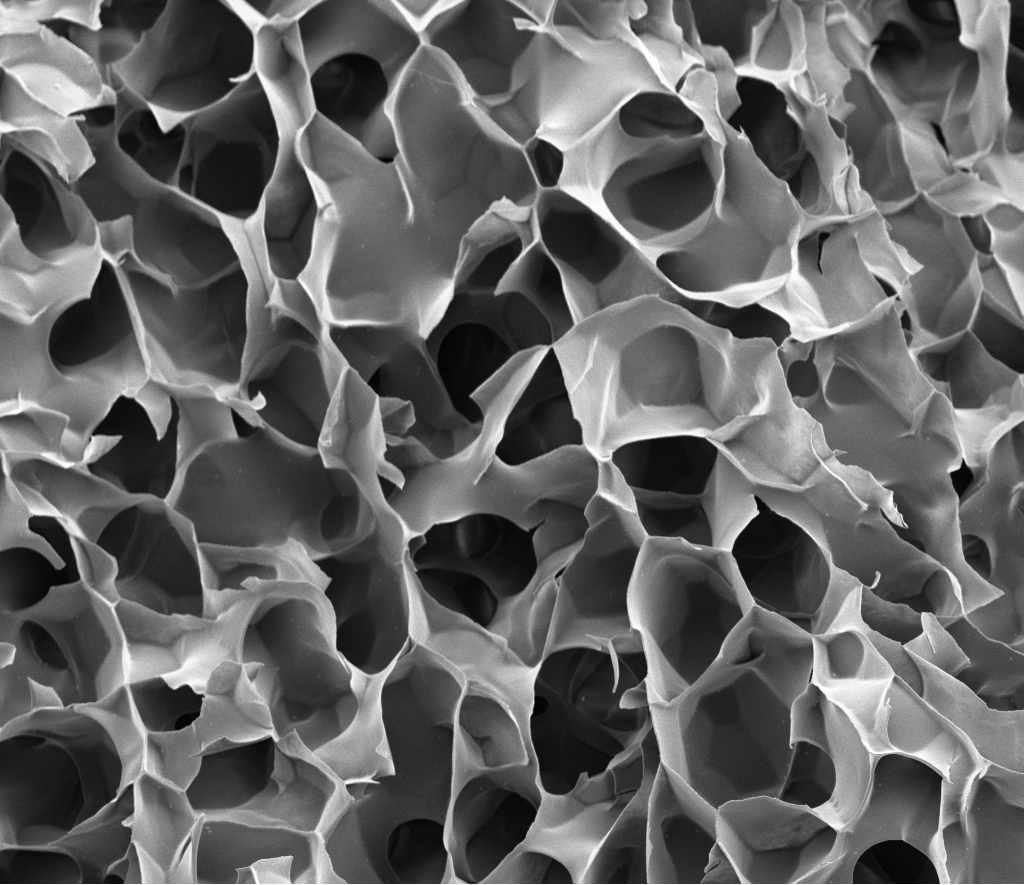
#> input picture images/fig1.tif, 1024 x 885 px, found by its file name
$ python script_atualizado.py
#> lines starting #> are read from the running program, lines starting #| are printed output that depends on the picture; after the words box and inside, x2 and y2 are one past the last pixel; in counts of white or black regions, pixels touching at a corner belong together
import cv2
import numpy as np
import matplotlib.pyplot as plt

# ======================================================
# 1) CONFIGURAÇÕES
# ======================================================

pixel_size = 100 / 1024   # µm por pixel (ajuste conforme sua imagem)
min_area_px = 800        # área mínima para considerar um poro (em pixels)
min_circularity = 0.20   # descarta objetos muito alongados

# ======================================================
# 2) CARREGAR IMAGEM
# ======================================================

image = cv2.imread("/content/Image_Analysis/images/fig1.tif")
#> image is the input picture: shape (885, 1024, 3); min 2, max 255, mean 98.6
gray = cv2.cvtColor(image, cv2.COLOR_BGR2GRAY)

# suaviza antes de threshold
gray_blur = cv2.GaussianBlur(gray, (5,5), 0)

# ======================================================
# 3) SEGMENTAÇÃO (OTSU)
# ======================================================

# Otsu automaticamente acha o melhor limiar
_, thresh = cv2.threshold(gray_blur, 0, 255, cv2.THRESH_BINARY_INV + cv2.THRESH_OTSU)
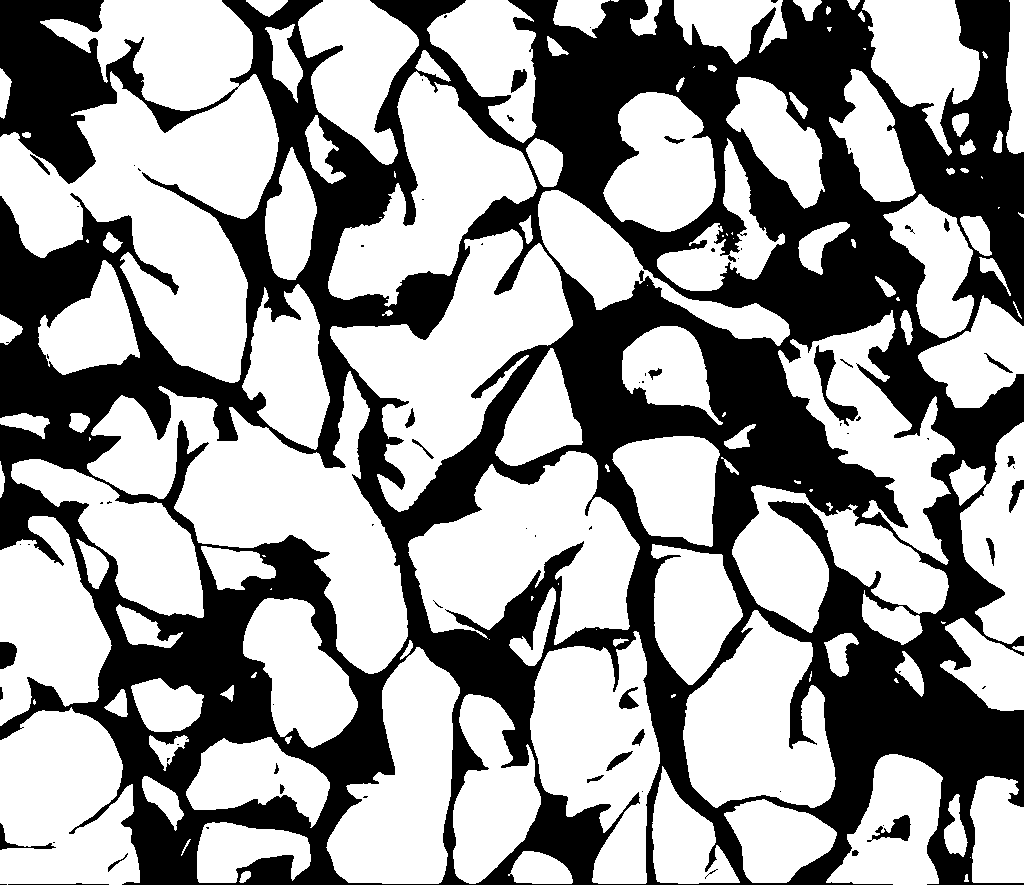
#> thresh: shape (885, 1024); 60.4% white; 74 black regions (45 under 20 px), largest, box (x1, y1, x2, y2) and area: (0, 0, 1024, 885) 354421, (814, 345, 858, 426) 977, (867, 815, 911, 842) 518

# ======================================================
# 4) MORFOLOGIA PARA LIMPAR RUÍDO & UNIR PAREDES
# ======================================================

kernel = np.ones((2,2), np.uint8)

# fecha paredes quebradas
clean = cv2.morphologyEx(thresh, cv2.MORPH_CLOSE, kernel, iterations=1)
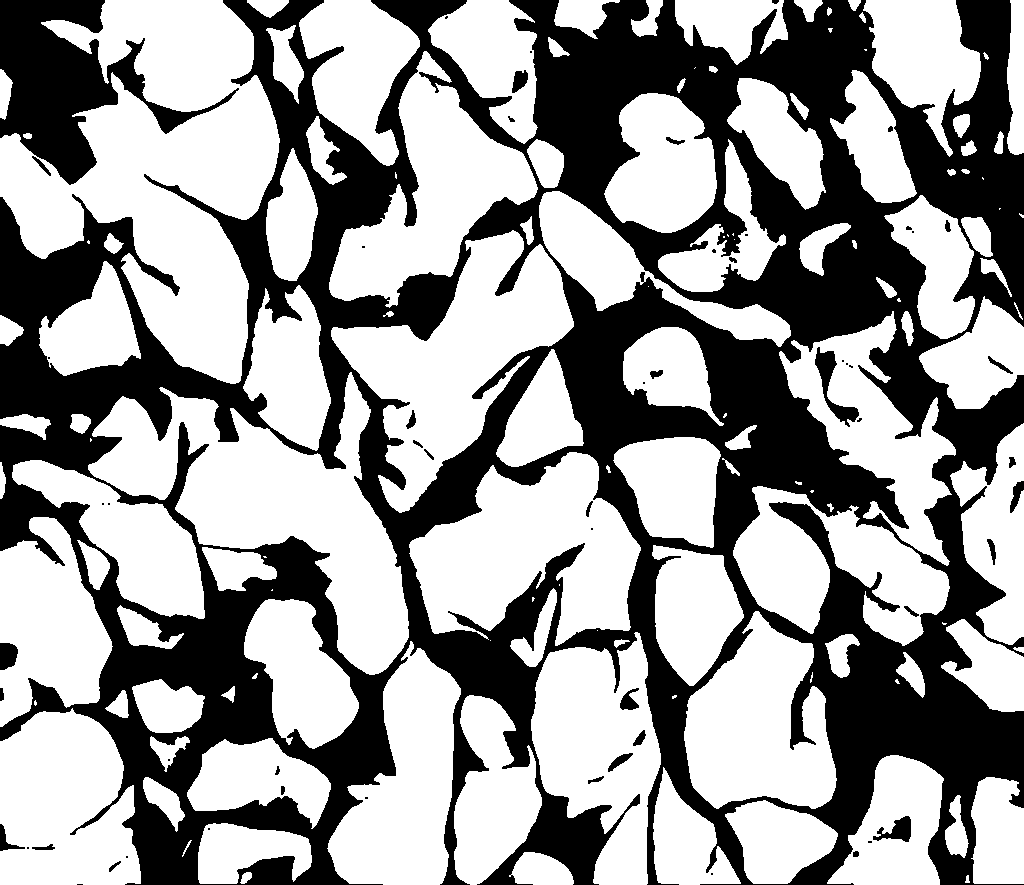
#> clean: shape (885, 1024); 60.5% white; 58 black regions (24 under 20 px), largest, box (x1, y1, x2, y2) and area: (0, 0, 1024, 885) 337399, (0, 0, 239, 185) 16316, (815, 347, 859, 427) 976

# remove ruído fino
clean = cv2.morphologyEx(clean, cv2.MORPH_OPEN, kernel, iterations=1)
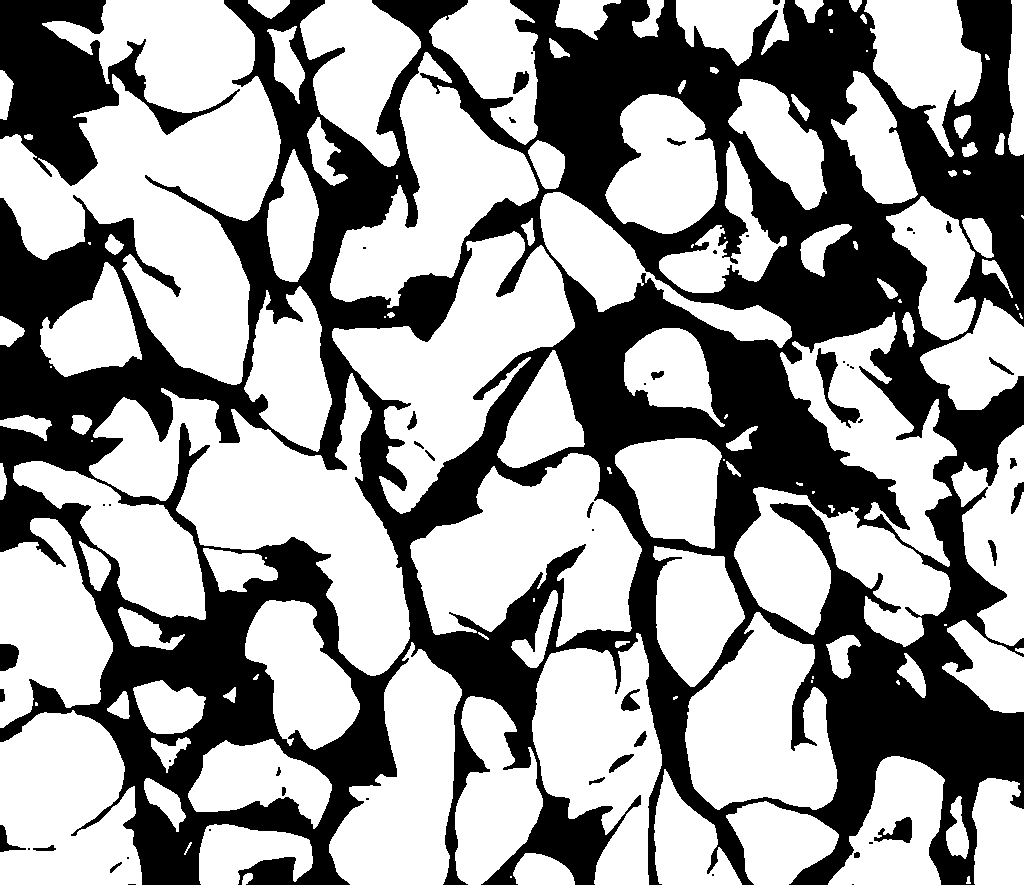
#> clean: shape (885, 1024); 60.5% white; 53 black regions (23 under 20 px)

# ======================================================
# 5) CONTORNOS
# ======================================================

contours, _ = cv2.findContours(clean, cv2.RETR_EXTERNAL, cv2.CHAIN_APPROX_SIMPLE)
#> contours = 127 contours, 33 with area under 20; largest, box (x1, y1, x2, y2) and area: (0, 0, 281, 385) 55280, (89, 373, 410, 676) 35468, (332, 231, 575, 514) 27238, (410, 453, 642, 647) 26040, (330, 52, 539, 308) 20870

areas_um2 = []
diameters_um = []
valid_contours = []

for cnt in contours:

    area = cv2.contourArea(cnt)
    if area < min_area_px:
        continue

    per = cv2.arcLength(cnt, True)
    circularity = 4 * np.pi * (area / (per*per + 1e-6))

    # remover paredes finas (circularidade baixa)
    if circularity < min_circularity:
        continue

    # converte para µm²
    area_um2 = area * (pixel_size ** 2)
    areas_um2.append(area_um2)

    # diâmetro equivalente circular
    diam = 2 * np.sqrt(area_um2 / np.pi)
    diameters_um.append(diam)

    valid_contours.append(cnt)
#> this loop made 127 passes
#> (area, per, circularity, area_um2, diam) on passes 6, 7, 9, 11, 12, 13, 15, 18, 23, 28, 31, 34: (4519, 365.8, 0.424, 43.1, 7.41), (5993.5, 327.3, 0.703, 57.16, 8.53), (4748, 327.9, 0.555, 45.28, 7.59), (5338.5, 421, 0.379, 50.91, 8.05), (9465.5, 457.8, 0.568, 90.27, 10.72), (7384, 435.3, 0.49, 70.42, 9.47), (20154, 809.2, 0.387, 192.2, 15.64), (10217.5, 607.8, 0.348, 97.44, 11.14), (2691, 218.7, 0.707, 25.66, 5.72), (18555.5, 763.4, 0.4, 177, 15.01), (20624.5, 973.7, 0.273, 196.7, 15.83), (4070.5, 348.8, 0.42, 38.82, 7.03)
#> area on passes 3, 8, 14, 19, 20, 26: 76, 776.5, 529.5, 336.5, 88.5, 557.5
#> after the loop, areas_um2 = 46 values, max 248.3 at index 22, min 8.96 at index 4, mean 74.68; diameters_um = 46 values, max 17.78 at index 22, min 3.38 at index 4, mean 8.98; valid_contours = 46 contours; largest, box (x1, y1, x2, y2) and area: (410, 453, 642, 647) 26040, (330, 52, 539, 308) 20870, (532, 633, 662, 885) 20624, (0, 710, 142, 885) 20154, (685, 612, 838, 810) 19591

# ======================================================
# 6) POROSIDADE
# ======================================================

total_pixels = clean.size
#> total_pixels = 906240
poro_pixels = clean.sum() / 255  # porque poro = 255
#> poro_pixels = 547901
porosity_percent = (poro_pixels / total_pixels) * 100
#> porosity_percent = 60.46

# ======================================================
# 7) RESULTADOS
# ======================================================

print("\n--- RESULTADOS ---")
print(f"Poros detectados: {len(valid_contours)}")
#| Poros detectados: 46
print(f"Diâmetro médio (µm): {np.mean(diameters_um):.3f}")
#| Diâmetro médio (µm): 8.975
print(f"Área média dos poros (µm²): {np.mean(areas_um2):.3f}")
#| Área média dos poros (µm²): 74.684
print(f"Porosidade (%): {porosity_percent:.2f}")
#| Porosidade (%): 60.46
print("-----------------------------------------")


# ======================================================
# 8) VISUALIZAÇÃO
# ======================================================

plt.figure(figsize=(15,5))

plt.subplot(1,3,1)
plt.title("Original (gray)")
plt.imshow(gray, cmap='gray')
plt.axis("off")

plt.subplot(1,3,2)
plt.title("Segmentação refinada")
plt.imshow(clean, cmap='gray')
plt.axis("off")

plt.subplot(1,3,3)
plt.title("Contornos válidos")
img_c = image.copy()
cv2.drawContours(img_c, valid_contours, -1, (0,0,255), 1)
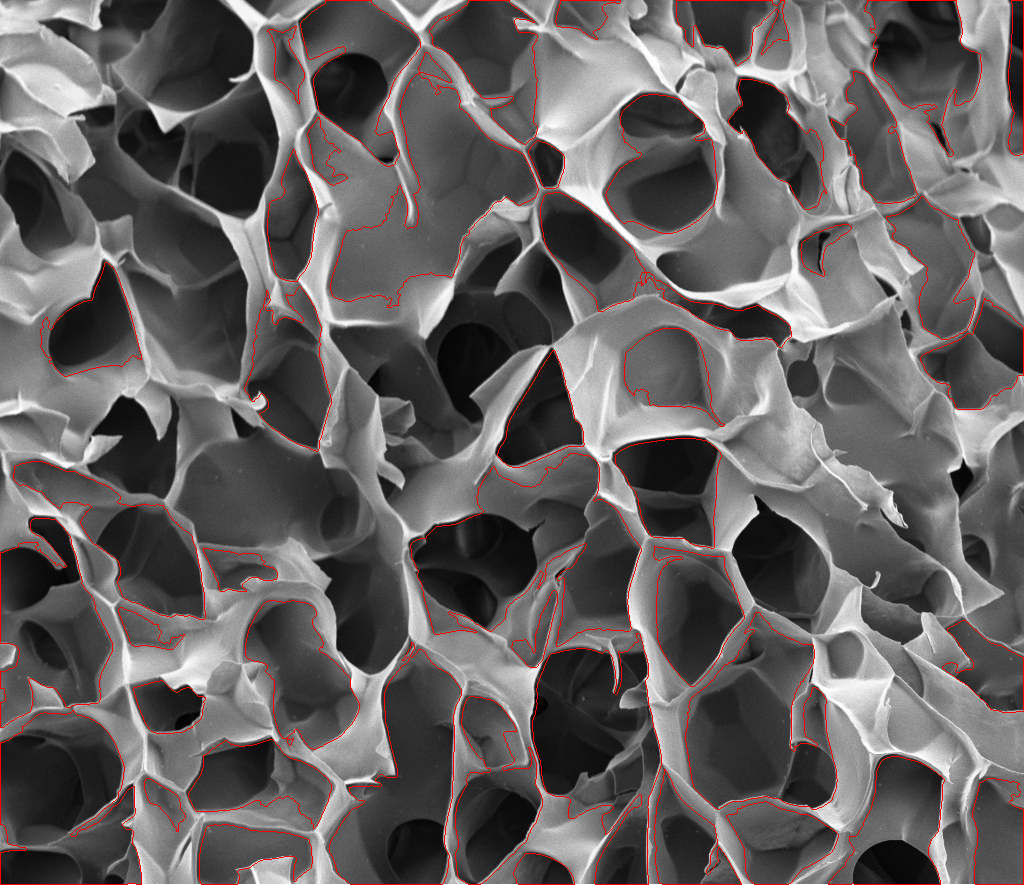
#> img_c: shape (885, 1024, 3); 2.03% of pixels changed, all inside (x1, y1, x2, y2) = (0, 0, 1024, 885)
plt.imshow(img_c)
plt.axis("off")

plt.show()
#> figure, not shown here; B, G, R data is drawn as R, G, B

# ======================================================
# 9) HISTOGRAMA DOS DIÂMETROS
# ======================================================

plt.figure(figsize=(6,4))
plt.hist(diameters_um, bins=30)
plt.xlabel("Diâmetro dos poros (µm)")
plt.ylabel("Frequência")
plt.title("Distribuição dos diâmetros dos poros")
plt.show()
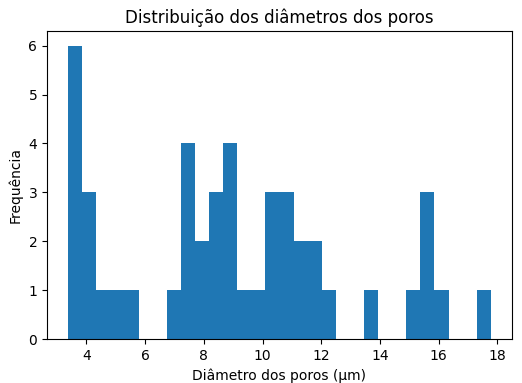
#> figure drawn by matplotlib, 1 panel; tallest bar 6 high, from x = 3.38 to 3.86

$ run again, with images/fig2.tif copied over images/fig1.tif
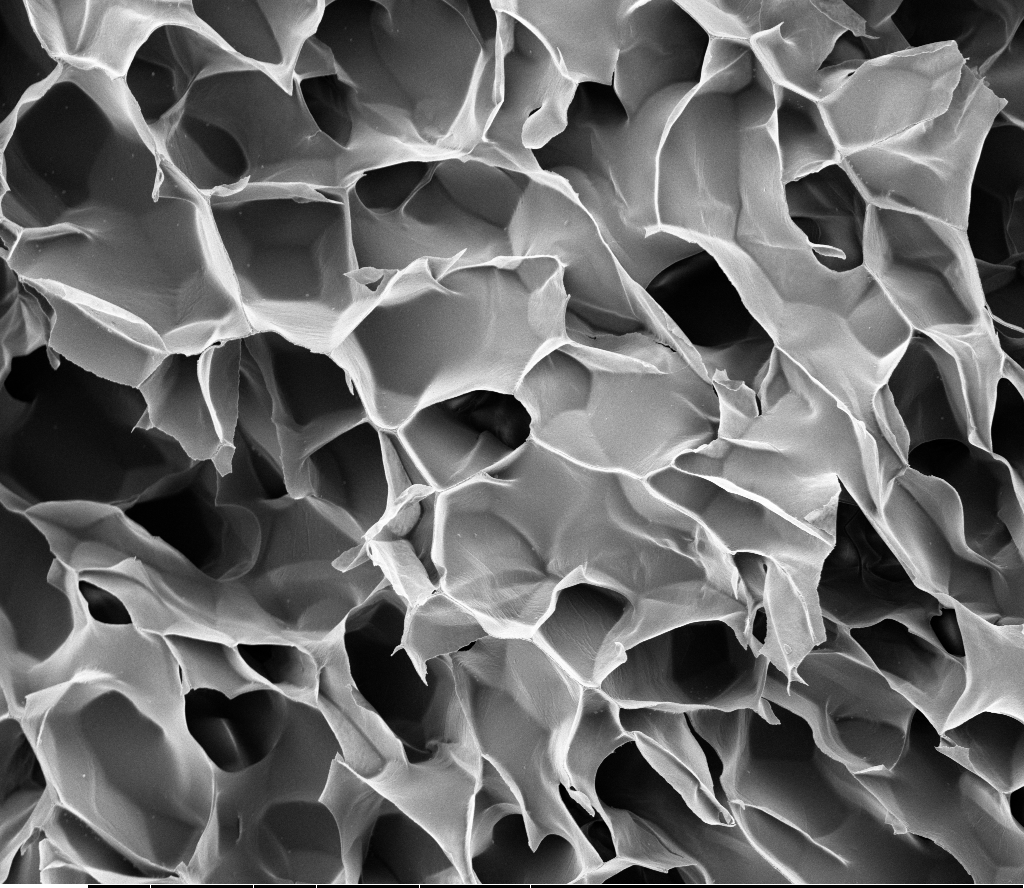
#> input picture images/fig2.tif, 1024 x 888 px, found by its file name
#> image is the input picture: shape (888, 1024, 3); min 0, max 255, mean 105.2
#> `_, thresh = cv2.threshold(gray_blur, 0, 255, cv2.THRESH_BINARY_INV + c..`:
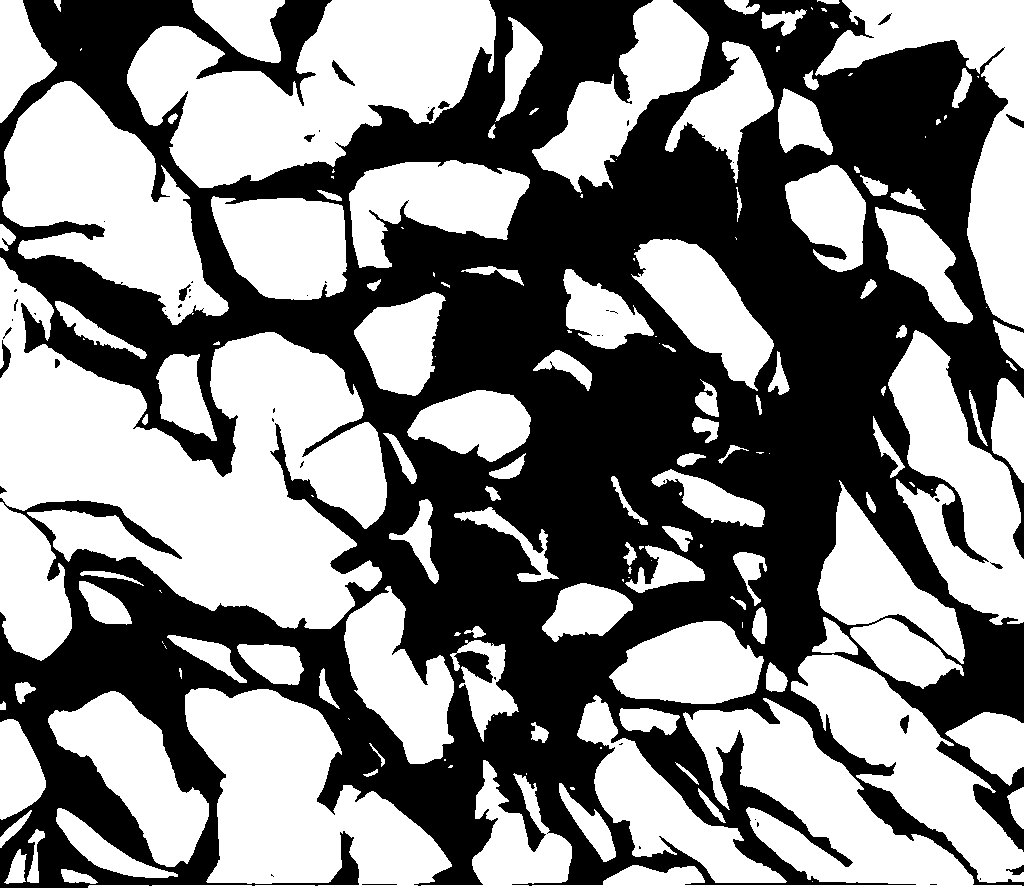
#> thresh: shape (888, 1024); 52% white; 51 black regions (34 under 20 px), largest, box (x1, y1, x2, y2) and area: (0, 0, 1024, 888) 435415, (0, 340, 11, 378) 192, (332, 60, 355, 86) 177
#> contours = 136 contours, 32 with area under 20; largest, box (x1, y1, x2, y2) and area: (0, 259, 389, 663) 81413, (129, 0, 498, 190) 39452, (154, 690, 454, 888) 29862, (423, 700, 1024, 888) 29086, (4, 83, 231, 327) 27422
#> the loop `for cnt in contours: ` made 136 passes
#> area on passes 1, 2, 3, 4, 6, 7, 10, 12: 303, 393.5, 344, 290, 188, 337, 31, 70
#> after the loop `for cnt in contours:`: areas_um2 = 38 values, max 376.2 at index 35, min 7.92 at index 21, mean 61.06; diameters_um = 38 values, max 21.89 at index 35, min 3.18 at index 21, mean 7.85; valid_contours = 38 contours; largest, box (x1, y1, x2, y2) and area: (129, 0, 498, 190) 39452, (4, 83, 231, 327) 27422, (534, 0, 711, 194) 12644, (50, 693, 211, 869) 12323, (351, 162, 532, 270) 11238
#> poro_pixels = 471844
#> porosity_percent = 51.89
#| Poros detectados: 38
#| Diâmetro médio (µm): 7.846
#| Área média dos poros (µm²): 61.056
#| Porosidade (%): 51.89
#> img_c: shape (888, 1024, 3); 1.46% of pixels changed, all inside (x1, y1, x2, y2) = (0, 0, 1024, 885)
#> `plt.show()`:
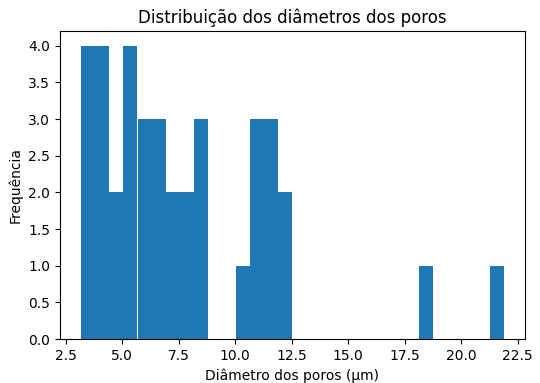
#> figure drawn by matplotlib, 1 panel
